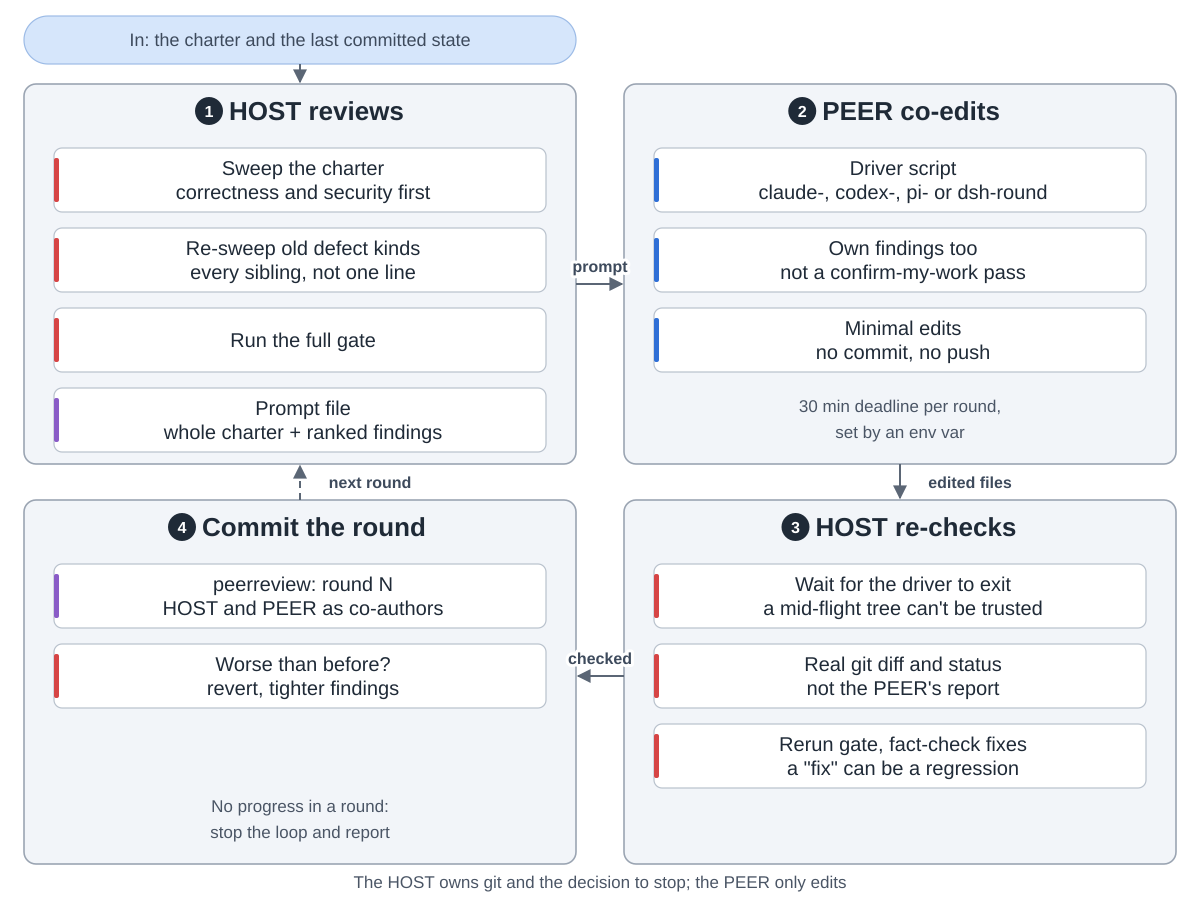

Here is the Python script that generated this plot:
"""One round of the loop.
Drawn from maximalfocus/peerreview-skills at commit 2f8d61e (skills/peerreview/SKILL.md Step 4,
scripts/claude-round.sh, scripts/codex-round.sh, scripts/round-support.sh).
Run: python3 round.py"""
import sys
from pathlib import Path

sys.path.insert(0, str(Path(__file__).resolve().parents[2] / "tools"))
from archdiagram import Diagram  # noqa: E402

d = Diagram("peerreview one round",
            "1 The host reviews: it sweeps the charter, correctness and security first, re-sweeps every kind of "
            "defect already found, and runs the full gate. "
            "2 It writes a prompt file with the whole charter and its ranked findings, and the peer is told to "
            "form its own findings too. "
            "3 The peer co-edits through its driver script: minimal edits, no commit, and it reports the gate "
            "result. Each round has a 30 minute deadline by default. "
            "4 The host re-checks after the driver exits: the real git diff and status, the gate again, and "
            "every claimed fix is fact-checked. Then it commits the round. A round that makes things worse is "
            "reverted with tighter findings; a round with no progress stops the loop.")

L, R, W = 24, 624, 552
T1, H1 = 84, 380
T2, H2 = 500, 364
CW, CH, GAP = 492, 64, 16


def column(x, top, cards, gap=GAP):
    for i, (lbl, kind) in enumerate(cards):
        d.card(x + 30, top + 64 + i * (CH + gap), lbl, kind, w=CW, h=CH)


def notes(x, top, h, a, b):
    d.note(x + W / 2, top + h - 52, a)
    d.note(x + W / 2, top + h - 26, b)

d.pill(L, 16, W, 48, "In: the charter and the last committed state")
d.arrow(f"M{L + W / 2} 64V{T1 - 2}")

d.group(L, T1, W, H1, "HOST reviews", 1)
column(L, T1, [("Sweep the charter|correctness and security first", "review"),
               ("Re-sweep old defect kinds|every sibling, not one line", "review"),
               ("Run the full gate", "review"),
               ("Prompt file|whole charter + ranked findings", "write")])

d.group(R, T1, W, H1, "PEER co-edits", 2)
column(R, T1, [("Driver script|claude-, codex-, pi- or dsh-round", "coding"),
               ("Own findings too|not a confirm-my-work pass", "coding"),
               ("Minimal edits|no commit, no push", "coding")])
notes(R, T1, H1, "30 min deadline per round,", "set by an env var")

d.group(R, T2, W, H2, "HOST re-checks", 3)
column(R, T2, [("Wait for the driver to exit|a mid-flight tree can't be trusted", "review"),
               ("Real git diff and status|not the PEER's report", "review"),
               ("Rerun gate, fact-check fixes|a \"fix\" can be a regression", "review")])

d.group(L, T2, W, H2, "Commit the round", 4)
column(L, T2, [("peerreview: round N|HOST and PEER as co-authors", "write"),
               ("Worse than before?|revert, tighter findings", "review")])
notes(L, T2, H2, "No progress in a round:", "stop the loop and report")

d.arrow(f"M{L + W} {T1 + 200}H{R - 2}", label="prompt", at=(600, T1 + 188))
d.arrow(f"M{R + W / 2} {T1 + H1}V{T2 - 2}", label="edited files", at=(R + W / 2 + 70, T1 + H1 + 24))
d.arrow(f"M{R} {T2 + 176}H{L + W + 2}", label="checked", at=(600, T2 + 164))
d.arrow(f"M{L + W / 2} {T2}V{T1 + H1 + 2}", back=True, label="next round", at=(L + W / 2 + 70, T1 + H1 + 24))

d.note(600, 888, "The HOST owns git and the decision to stop; the PEER only edits")

d.save(Path(__file__).with_name("round.svg"))
